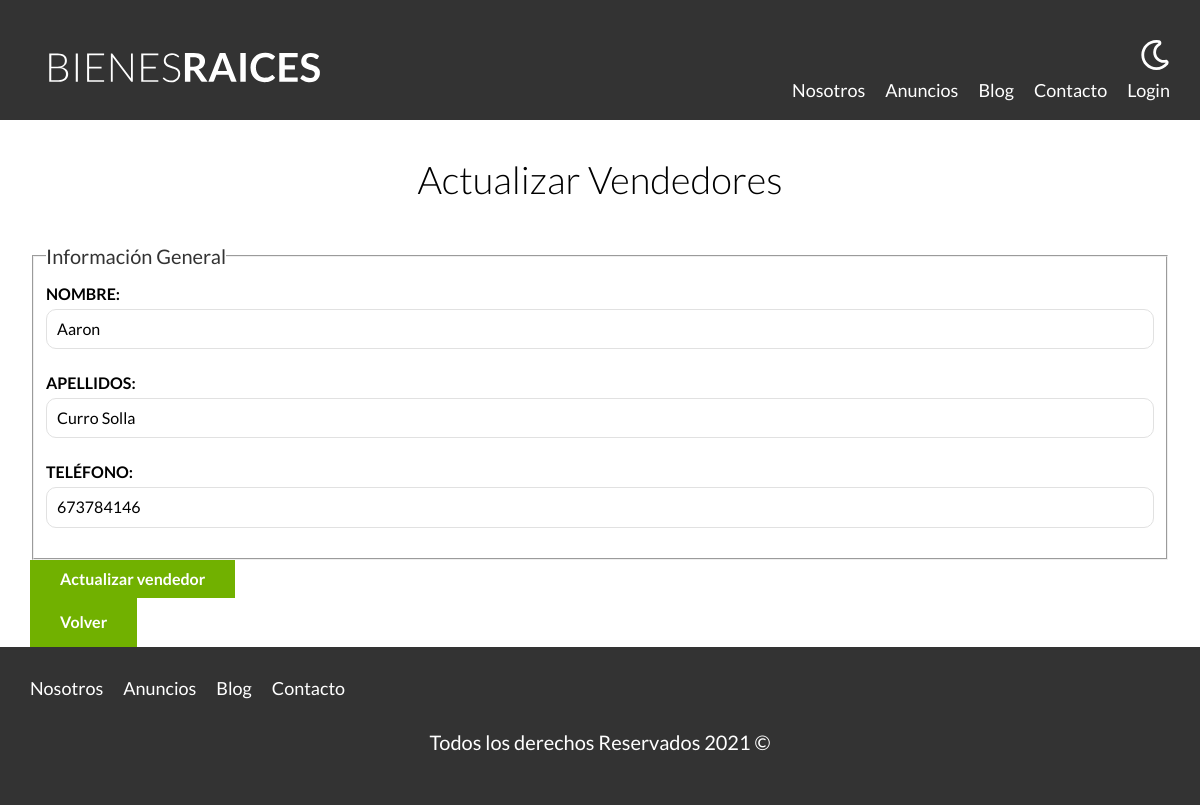
Page /admin/vendedores/actualizar.php/?id=1 on the committed database.
### tables this page shows
CREATE TABLE `vendedores` (
  `id` int(11) NOT NULL,
  `nombre` varchar(45) DEFAULT NULL,
  `apellidos` varchar(45) DEFAULT NULL,
  `telefono` varchar(12) DEFAULT NULL
);

### admin/vendedores/actualizar.php (the view, shortened to what this page needs)
<?php
    $id=$_GET['id'];
    $db=conectarDB();
    $consult="SELECT nombre, apellidos, telefono FROM vendedores where id=$id;";
    $datos=mysqli_query($db,$consult);
    while ($fila=mysqli_fetch_row($datos)){
            $nombre=$fila[0];
            $apellidos=$fila[1];
            $telefono=$fila[2];
    }
?>
<main class="contenedor section">
    <h1>Actualizar Vendedores</h1>
    <form class="formulario" method="POST" action="/admin/vendedores/actualizar.php/?id=<?php echo $id?>" enctype="multipart/form-data">
        <fieldset>
            <legend>Información General</legend>
            <label for="nombre">Nombre: </label>
            <input type="text" id="nombre" placeholder="Nombre vendedor" name="nombre" value="<?php echo $nombre ?>">
            <label for="apellidos">Apellidos: </label>
            <input type="text" id="apellidos" placeholder="Apellidos vendedor" name="apellidos" value="<?php echo $apellidos ?>">
            <label for="telefono">Teléfono: </label>
            <input type="tel" id="telefono" placeholder="Número de teléfono" name="telefono" value="<?php echo $telefono ?>">
        </fieldset>
        <input type="submit" value="Actualizar vendedor" class="boton boton-verde">
    </form>
    <a href="/admin/indexVend.php" class="boton boton-verde">Volver</a>
</main>

### build/css/app.css (style rules this page uses)
html { line-height:1.15;-webkit-text-size-adjust:100% }
body { margin:0 }
main { display:block }
h1 { font-size:2em;margin:.67em 0 }
a { background-color:transparent }
button,input,optgroup,select,textarea { font-family:inherit;font-size:100%;line-height:1.15;margin:0 }
button,input { overflow:visible }
[type=button],[type=reset],[type=submit],button { -webkit-appearance:button }
fieldset { padding:.35em .75em .625em }
legend { box-sizing:border-box;color:inherit;display:table;max-width:100%;padding:0;white-space:normal }
html { font-size:62.5%;box-sizing:border-box }
*,:after,:before { box-sizing:inherit }
body { font-family:Lato,sans-serif;font-size:1.6rem;line-height:1.8 }
.contenedor { width:95%;max-width:120rem;margin:0 auto }
a { text-decoration:none }
h1,h2,h3 { font-family:Lato,sans-serif;margin:2.5rem 0;font-weight:300;text-align:center }
h1 { font-size:3.8rem }
.boton-verde { background-color:#71b100;color:#fff;font-weight:700;text-decoration:none;padding:1rem 3rem;text-align:center;margin-top:2.5rem 0;display:inline-block;border:none }
.formulario legend { font-size:2rem;color:#333 }
.formulario label { font-weight:700;text-transform:uppercase;display:block }
.formulario input:not([type=submit]),.formulario select,.formulario textarea { padding:1rem;display:block;width:100%;background-color:#fff;border:1px solid #e1e1e1;border-radius:1rem;margin-bottom:2rem }

### rows in the picture
vendedores: nombre "Aaron", apellidos "Curro Solla", telefono "673784146"
